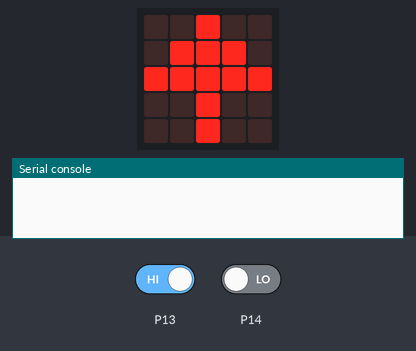
This program was run on a simulated BBC micro:bit (MakeCode). On the bench: the board's 5×5 LED display, the last lines printed to the serial console. The test bench sets the inputs (shaded band); at power-on: P13 HIGH, P14 LOW. No radio messages arrive unless stated (any console line starting 'radio sent:' is added by the test bench).

Above: at 0.1 s.
At 1.6 s:
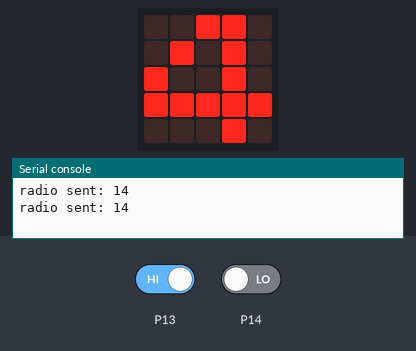
1.7 s: P13 driven LOW
At 3.2 s:
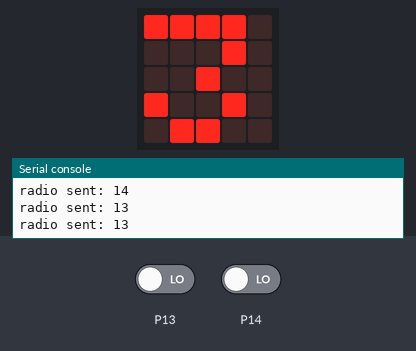
Timing chart, 0 to 4.7 s (numbered marks = the images above; inputs shaded):
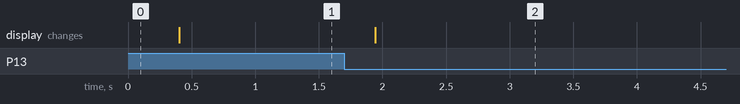

The program:

main.ts
```typescript
radio.setGroup(1)
pins.setPull(DigitalPin.P13, PinPullMode.PullNone)
pins.setPull(DigitalPin.P14, PinPullMode.PullNone)
pins.setPull(DigitalPin.P15, PinPullMode.PullNone)
pins.setPull(DigitalPin.P16, PinPullMode.PullNone)
basic.showLeds(`
    . . # . .
    . # # # .
    # # # # #
    . . # . .
    . . # . .
    `)
basic.forever(function () {
    if (pins.digitalReadPin(DigitalPin.P13) == 0) {
        radio.sendString("13")
        basic.showNumber(3)
    } else if (pins.digitalReadPin(DigitalPin.P14) == 0) {
        radio.sendString("14")
        basic.showNumber(4)
    } else if (pins.digitalReadPin(DigitalPin.P15) == 0) {
        radio.sendString("15")
        basic.showNumber(5)
    } else if (pins.digitalReadPin(DigitalPin.P16) == 0) {
        radio.sendString("16")
        basic.showNumber(6)
    } else if (input.buttonIsPressed(Button.A)) {
        radio.sendString("1")
        basic.showString("A")
    } else if (input.buttonIsPressed(Button.B)) {
        radio.sendString("2")
        basic.showString("B")
    }
})
```

test.ts
```typescript
// aquí va el archivo "tests"; esto no se compilará cuando este paquete se utilice como una extensión.
```

Measured:
- after the input at 1.7 s, the display: changes after 0.24 s (image 2)
